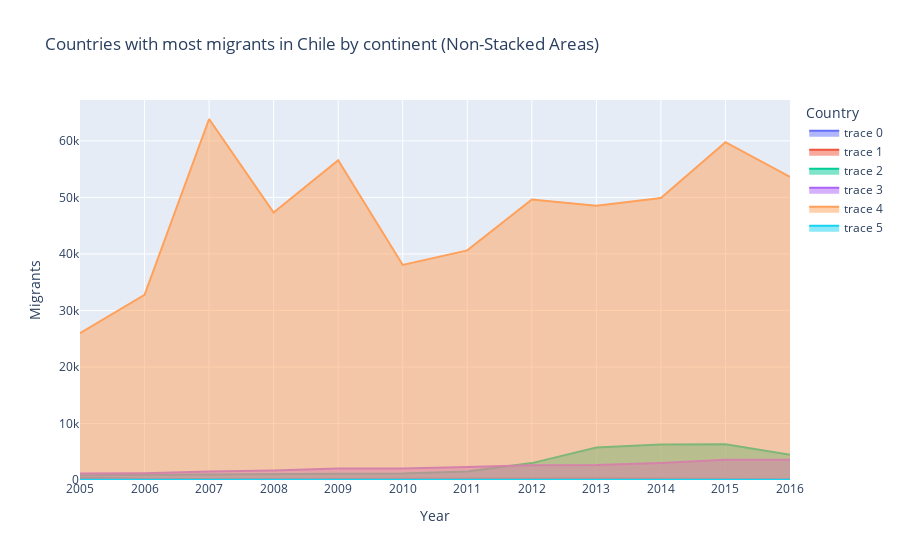

Notebook source saved alongside this figure:
### Markdown cell above
# Pregunta 2
Dos area plots para la misma consulta de 1, uno apilado y otro no apilado.

### Code cell
# DISCLAIMER: en plotly no se puede hacer un grafico de lineas sin apilar con px.area por lo que se uttiliza go.scatter modificado para crearlo 
#Crear grafico de areas
fig = go.Figure()
for country in df_melted['Country'].unique():
    # filtrar data para cada pais, se utiliza el mismo data frame que la pregunta anterior
    country_data = df_melted[df_melted['Country'] == country]
    # Agregar area para cada pais
    fig.add_trace(go.Scatter(
        x=country_data['Year'],
        y=country_data['Migrants'],
        fill='tozeroy',  # area fill
        mode='lines',  # modo lineas para que sean visibles  
    ))

#Setear los años como valor unico para que se muestren todos en el eje x
fig.update_xaxes(tickmode='array', tickvals=all_years)

fig.update_layout(
    title='Countries with most migrants in Chile by continent (Non-Stacked Areas)',
    xaxis_title='Year',
    yaxis_title='Migrants',
    legend_title='Country'
)

fig.show()

### Figure 1 — Plotly figure (JSON) as saved in the notebook; plotly's stock layout.template omitted (floating-point values rounded to 4 significant figures)
{"data": [{"fill": "tozeroy", "mode": "lines", "type": "scatter", "x": [2005, 2006, 2007, 2008, 2009, 2010, 2011, 2012, 2013, 2014, 2015, 2016], "y": [392, 173, 50, 26, 20, 30, 0, 0, 0, 0, 0, 0]}, {"fill": "tozeroy", "mode": "lines", "type": "scatter", "x": [2005, 2006, 2007, 2008, 2009, 2010, 2011, 2012, 2013, 2014, 2015, 2016], "y": [123, 160, 145, 200, 186, 186, 262, 291, 293, 244, 235, 154]}, {"fill": "tozeroy", "mode": "lines", "type": "scatter", "x": [2005, 2006, 2007, 2008, 2009, 2010, 2011, 2012, 2013, 2014, 2015, 2016], "y": [825, 869, 944, 936, 1092, 1170, 1508, 2989, 5737, 6262, 6313, 4458]}, {"fill": "tozeroy", "mode": "lines", "type": "scatter", "x": [2005, 2006, 2007, 2008, 2009, 2010, 2011, 2012, 2013, 2014, 2015, 2016], "y": [1131, 1210, 1517, 1659, 2054, 2041, 2295, 2609, 2669, 3010, 3583, 3569]}, {"fill": "tozeroy", "mode": "lines", "type": "scatter", "x": [2005, 2006, 2007, 2008, 2009, 2010, 2011, 2012, 2013, 2014, 2015, 2016], "y": [25966, 32746, 63869, 47336, 56586, 38048, 40628, 49643, 48517, 49900, 59767, 53624]}, {"fill": "tozeroy", "mode": "lines", "type": "scatter", "x": [2005, 2006, 2007, 2008, 2009, 2010, 2011, 2012, 2013, 2014, 2015, 2016], "y": [43, 52, 58, 89, 94, 69, 100, 96, 94, 93, 89, 65]}], "layout": {"legend": {"title": {"text": "Country"}}, "title": {"text": "Countries with most migrants in Chile by continent (Non-Stacked Areas)"}, "xaxis": {"tickmode": "array", "tickvals": [2005, 2006, 2007, 2008, 2009, 2010, 2011, 2012, 2013, 2014, 2015, 2016], "title": {"text": "Year"}}, "yaxis": {"title": {"text": "Migrants"}}}}
